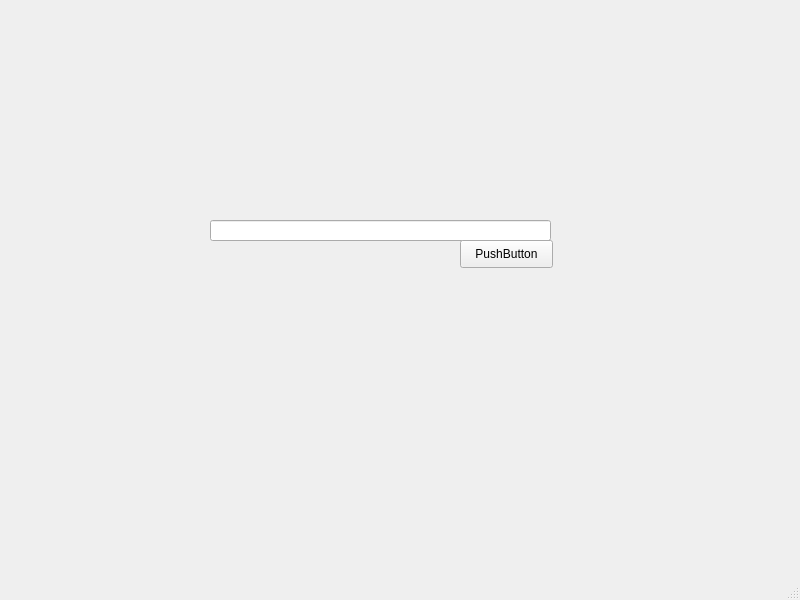
<?xml version="1.0" encoding="UTF-8"?>
<ui version="4.0">
 <class>mydelete</class>
 <widget class="QMainWindow" name="mydelete">
  <property name="geometry">
   <rect>
    <x>0</x>
    <y>0</y>
    <width>800</width>
    <height>600</height>
   </rect>
  </property>
  <property name="windowTitle">
   <string>MainWindow</string>
  </property>
  <widget class="QWidget" name="centralwidget">
   <widget class="QLineEdit" name="lineEdit">
    <property name="geometry">
     <rect>
      <x>210</x>
      <y>220</y>
      <width>341</width>
      <height>21</height>
     </rect>
    </property>
   </widget>
   <widget class="QPushButton" name="pushButton">
    <property name="geometry">
     <rect>
      <x>460</x>
      <y>240</y>
      <width>93</width>
      <height>28</height>
     </rect>
    </property>
    <property name="text">
     <string>PushButton</string>
    </property>
   </widget>
  </widget>
  <widget class="QMenuBar" name="menubar">
   <property name="geometry">
    <rect>
     <x>0</x>
     <y>0</y>
     <width>800</width>
     <height>26</height>
    </rect>
   </property>
  </widget>
  <widget class="QStatusBar" name="statusbar"/>
 </widget>
 <resources/>
 <connections/>
</ui>
